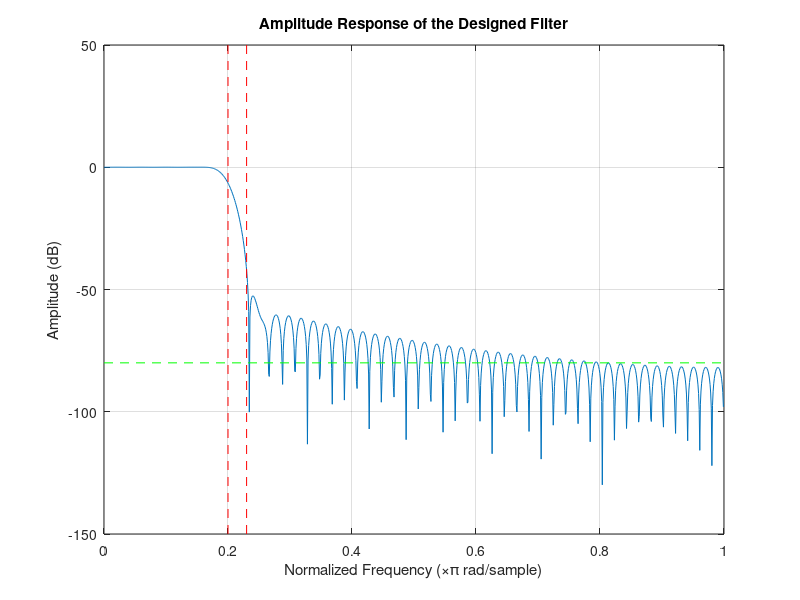
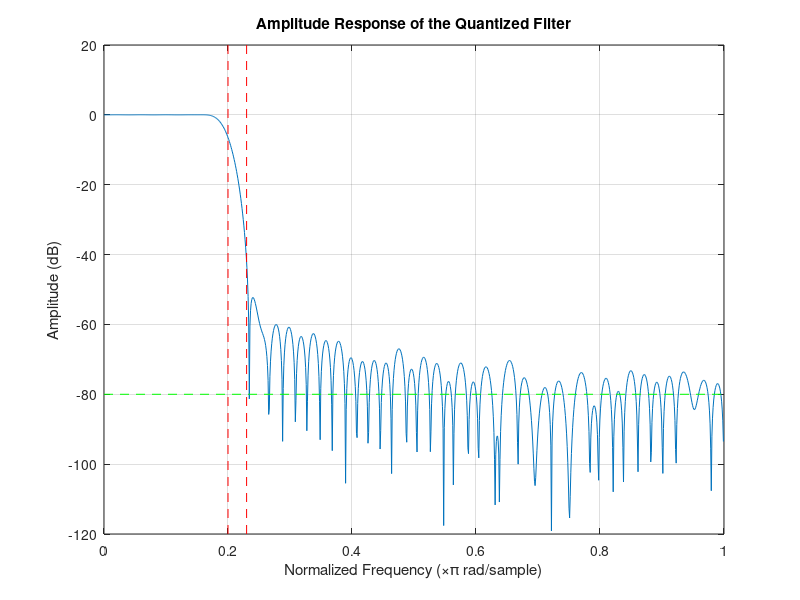

Recreate these plots in MATLAB, in order.
% MATLAB code to design a 100-tap low-pass filter

% Filter specifications
numTaps = 100;
cutoffFrequency = 0.2; % Normalized cutoff frequency (0.2 corresponds to 0.2*pi rad/sample)
transitionStart = 0.2;
transitionStop = 0.23;
desiredAttenuationDb = 80;

% Design the filter using the FIR1 function with a Hamming window
coefficients = fir1(numTaps-1, cutoffFrequency, 'low', hamming(numTaps));

% Frequency response analysis
[H, F] = freqz(coefficients, 1, 1024, 'half');
amplitudeResponseDb = 20*log10(abs(H));

% Check if stopband attenuation meets the requirement
stopbandFreqs = F >= transitionStop * pi;
stopbandAttenuationDb = min(amplitudeResponseDb(stopbandFreqs));

% Plot the amplitude response
figure;
plot(F/pi, amplitudeResponseDb);
title('Amplitude Response of the Designed Filter');
xlabel('Normalized Frequency (\times\pi rad/sample)');
ylabel('Amplitude (dB)');
grid on;
hold on;
line([transitionStart transitionStart], ylim, 'Color', 'r', 'LineStyle', '--');
line([transitionStop transitionStop], ylim, 'Color', 'r', 'LineStyle', '--');
line(xlim, [-desiredAttenuationDb -desiredAttenuationDb], 'Color', 'g', 'LineStyle', '--');
hold off;

% If the filter meets the specifications, write the coefficients to a file
if stopbandAttenuationDb <= -desiredAttenuationDb
    fileId = fopen('coefficients.txt', 'w');
    fprintf(fileId, '%f\n', coefficients);
    fclose(fileId);
    disp(['Coefficients saved to coefficients.txt. Stopband attenuation: ', num2str(stopbandAttenuationDb), ' dB']);
else
    disp(['Stopband attenuation did not meet the requirement. Attenuation: ', num2str(stopbandAttenuationDb), ' dB']);
end
% Quantize the coefficients to Q15 format
coefficientsQ15 = round(coefficients * 32768);
% Clamp the values to ensure they fit in Q15 format
coefficientsQ15(coefficientsQ15 > 32767) = 32767;
coefficientsQ15(coefficientsQ15 < -32768) = -32768;

% Frequency response analysis of the quantized filter
[Hq, Fq] = freqz(coefficientsQ15/32768, 1, 1024, 'half');
amplitudeResponseDbQ15 = 20*log10(abs(Hq));

% Plot the amplitude response of the quantized filter
figure;
plot(Fq/pi, amplitudeResponseDbQ15);
title('Amplitude Response of the Quantized Filter');
xlabel('Normalized Frequency (\times\pi rad/sample)');
ylabel('Amplitude (dB)');
grid on;
hold on;
line([transitionStart transitionStart], ylim, 'Color', 'r', 'LineStyle', '--');
line([transitionStop transitionStop], ylim, 'Color', 'r', 'LineStyle', '--');
line(xlim, [-desiredAttenuationDb -desiredAttenuationDb], 'Color', 'g', 'LineStyle', '--');
hold off;

% Optionally, save the quantized coefficients to a file
fileIdQ15 = fopen('coefficients_q15.txt', 'w');
fprintf(fileIdQ15, '%d\n', coefficientsQ15);
fclose(fileIdQ15);
disp('Quantized coefficients saved to coefficients_q15.txt.');
